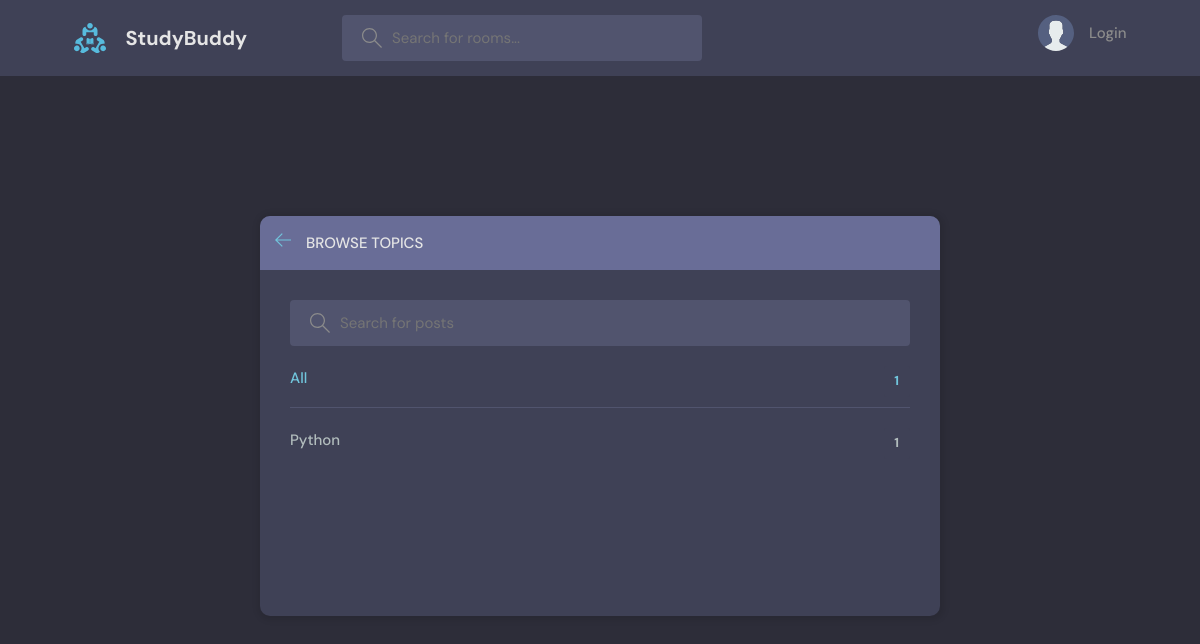
The app's page /topics/, older data.
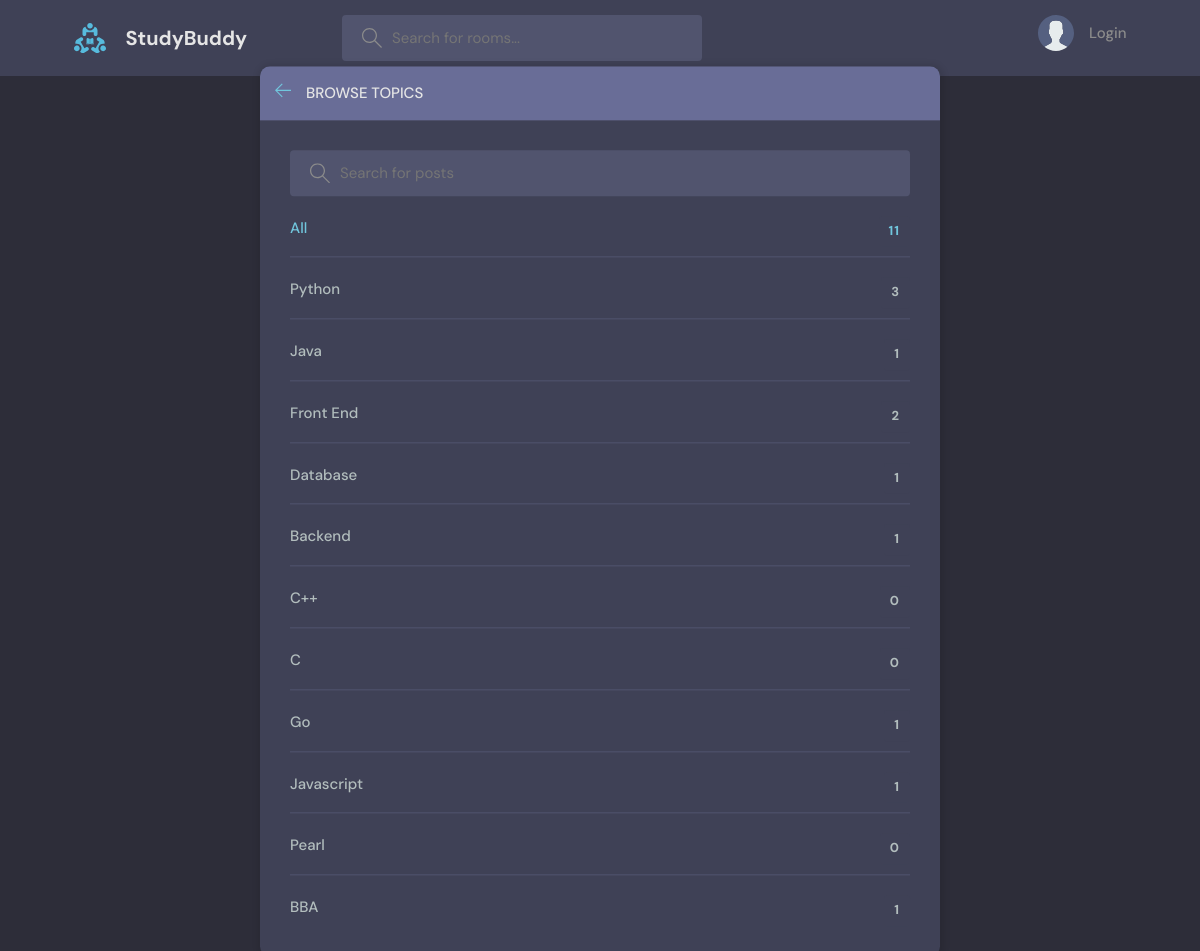
The same page, newer data.
### base/models.py (models this page shows, shortened)
class Topic(models.Model):
    name = models.CharField(max_length=200)

### base/views.py (the view)
# urls.py: path('topics/', views.topics_page, name="topics"),
def topics_page(request):
    q = request.GET.get('q') if request.GET.get('q') else ''
    topics = Topic.objects.filter(name__icontains=q)
    return render(request, 'base/topics.html', {'topics': topics})

### base/templates/base/topics.html (shortened to what this page needs)
{% extends 'main.html' %}
{% block content %}
    <main class="create-room layout">
      <div class="container">
        <div class="layout__box">
          <div class="layout__boxHeader">
            <div class="layout__boxTitle">
              <a href="{% url 'home' %}">
                <svg version="1.1" xmlns="http://www.w3.org/2000/svg" width="32" height="32" viewBox="0 0 32 32">
                  <title>arrow-left</title>
                  <path
                    d="M13.723 2.286l-13.723 13.714 13.719 13.714 1.616-1.611-10.96-10.96h27.625v-2.286h-27.625l10.965-10.965-1.616-1.607z"
                  ></path>
                </svg>
              </a>
              <h3>Browse Topics</h3>
            </div>
          </div>
          <div class="topics-page layout__body">
            <form action ="" method="GET" class="header__search">
              <label>
                <input name="q" placeholder="Search for posts" />
              </label>
            </form>
            <ul class="topics__list">
              <li>
                <a href="{% url 'home' %}" class="active">All <span>{{topics.count}}</span></a>
              </li>
              {% for topic in topics %}
              <li>
                  <a href="{% url 'home' %}?q={{topic.name}}">{{topic.name}} <span>{{topic.room_set.all.count}}</span> </a>
              </li>
              {% endfor %}
            </ul>
          </div>
        </div>
      </div>
    </main>
{% endblock %}

Row changes from the older to the newer data that the page shows:
removed Topic: name "Python", room_set.all.count "1"
added Topic: name "Python", room_set.all.count "3"
added Topic: name "Java", room_set.all.count "1"
added Topic: name "Front End", room_set.all.count "2"
added Topic: name "Database", room_set.all.count "1"
added Topic: name "Backend", room_set.all.count "1"
added Topic: name "C++", room_set.all.count "0"
added Topic: name "C", room_set.all.count "0"
added Topic: name "Go", room_set.all.count "1"
added Topic: name "Javascript", room_set.all.count "1"
added Topic: name "Pearl", room_set.all.count "0"
added Topic: name "BBA", room_set.all.count "1"
Text that changed along with them:
{{ topics.count }}: "1" → "11"
